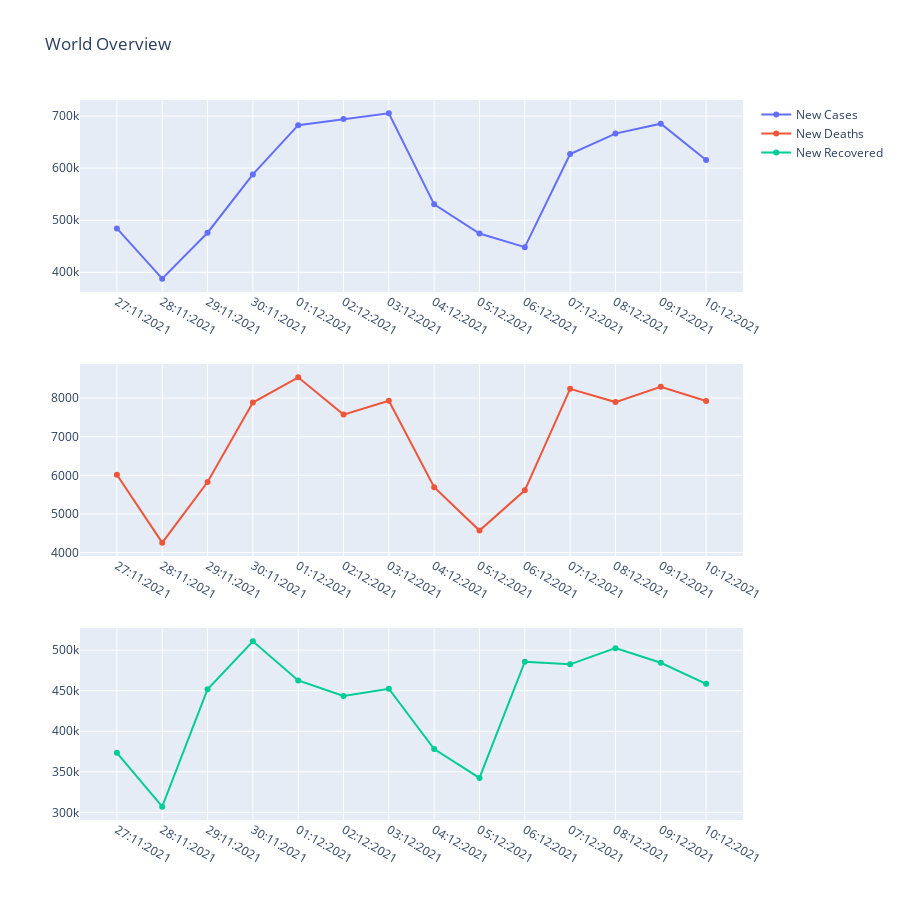

The code cell stored with this chart in its notebook:
### Code cell
fig = make_subplots(rows=3, cols=1)

fig.append_trace(go.Line(
    x=wolrd_plot['Date'],
    y=wolrd_plot['New Cases'],
    name = "New Cases"
), row=1, col=1)

fig.append_trace(go.Scatter(
    x=wolrd_plot['Date'],
    y=wolrd_plot['New Deaths'],
    name = "New Deaths"
), row=2, col=1)

fig.append_trace(go.Scatter(
    x=wolrd_plot['Date'],
    y=wolrd_plot['New Recovered'],
    name = "New Recovered"
), row=3, col=1)


fig.update_layout(height=900, width=900, title_text="World Overview")
fig.show()

### Figure 1 — Plotly figure (JSON) as saved in the notebook; plotly's stock layout.template omitted (floating-point values rounded to 4 significant figures)
{"data": [{"name": "New Cases", "type": "scatter", "x": ["27:11:2021", "28:11:2021", "29:11:2021", "30:11:2021", "01:12:2021", "02:12:2021", "03:12:2021", "04:12:2021", "05:12:2021", "06:12:2021", "07:12:2021", "08:12:2021", "09:12:2021", "10:12:2021"], "xaxis": "x", "y": [484205, 387788, 475969, 587982, 682525, 694394, 705204, 530432, 474423, 448248, 627031, 666364, 685385, 615462], "yaxis": "y"}, {"name": "New Deaths", "type": "scatter", "x": ["27:11:2021", "28:11:2021", "29:11:2021", "30:11:2021", "01:12:2021", "02:12:2021", "03:12:2021", "04:12:2021", "05:12:2021", "06:12:2021", "07:12:2021", "08:12:2021", "09:12:2021", "10:12:2021"], "xaxis": "x2", "y": [6014, 4257, 5825, 7883, 8535, 7571, 7928, 5692, 4569, 5612, 8237, 7895, 8289, 7921], "yaxis": "y2"}, {"name": "New Recovered", "type": "scatter", "x": ["27:11:2021", "28:11:2021", "29:11:2021", "30:11:2021", "01:12:2021", "02:12:2021", "03:12:2021", "04:12:2021", "05:12:2021", "06:12:2021", "07:12:2021", "08:12:2021", "09:12:2021", "10:12:2021"], "xaxis": "x3", "y": [373473, 307047, 451875, 510886, 462696, 443518, 452414, 378011, 342523, 485818, 482526, 502513, 484503, 458478], "yaxis": "y3"}], "layout": {"height": 900, "title": {"text": "World Overview"}, "width": 900, "xaxis": {"anchor": "y", "domain": [0, 1]}, "xaxis2": {"anchor": "y2", "domain": [0, 1]}, "xaxis3": {"anchor": "y3", "domain": [0, 1]}, "yaxis": {"anchor": "x", "domain": [0.7333, 1]}, "yaxis2": {"anchor": "x2", "domain": [0.3667, 0.6333]}, "yaxis3": {"anchor": "x3", "domain": [0, 0.2667]}}}
